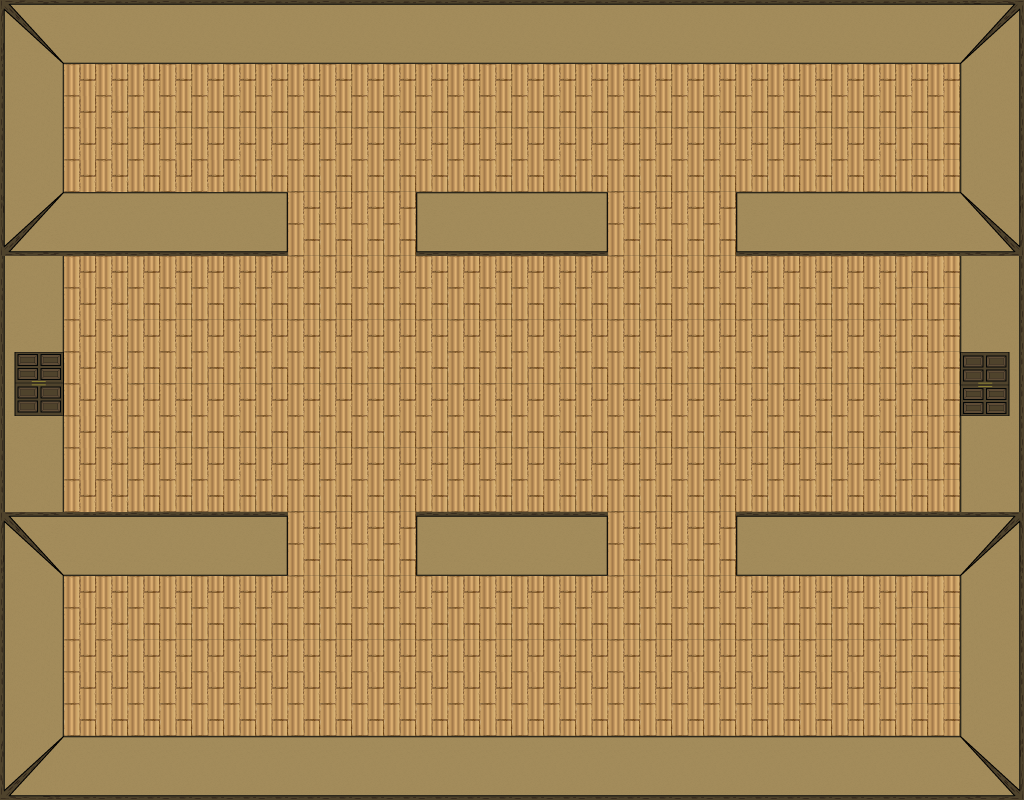

A level layout from a 2D game, rendered from its tile map. Below: a short description, then the map file with its tile-grid data intact:
An orthogonal 32x25 tile map with 32x32 px tiles, 3 tile layers (Floor, Walls, Decorations).

<map version="1.0" tiledversion="1.1.5" orientation="orthogonal" renderorder="right-down" width="32" height="25" tilewidth="32" tileheight="32" infinite="0" nextobjectid="1">
 <tileset firstgid="1" name="TotalTileset" tilewidth="32" tileheight="32" tilecount="64" columns="8">
  <image source="../pngformat/TotalTileset.png" width="256" height="256" />
 </tileset>
 <layer name="Floor" width="32" height="25" locked="1">
  <data encoding="csv">
0,0,0,0,0,0,0,0,0,0,0,0,0,0,0,0,0,0,0,0,0,0,0,0,0,0,0,0,0,0,0,0,
0,0,0,0,0,0,0,0,0,0,0,0,0,0,0,0,0,0,0,0,0,0,0,0,0,0,0,0,0,0,0,0,
0,0,19,20,19,20,20,20,20,20,20,20,20,20,20,20,20,20,20,20,20,20,20,20,20,20,20,20,20,20,0,0,
0,0,19,20,27,28,28,28,28,28,28,28,28,28,28,28,28,28,28,28,28,28,28,28,28,28,28,28,28,28,0,0,
0,0,19,20,19,20,19,20,19,20,19,20,19,20,19,20,19,20,19,20,19,20,19,20,19,20,19,20,27,28,0,0,
0,0,19,20,27,19,20,28,27,28,27,28,27,28,27,28,27,28,27,28,27,28,27,28,27,28,27,28,27,28,0,0,
0,0,19,20,19,27,28,20,19,20,19,20,19,20,19,20,19,20,19,20,19,20,19,20,19,20,19,20,27,28,0,0,
0,0,19,20,27,28,27,28,27,28,27,28,27,28,27,28,27,28,27,28,27,28,27,28,27,28,27,28,27,28,0,0,
0,0,19,20,19,20,19,20,19,20,19,20,19,20,19,20,19,20,19,20,19,20,19,20,19,20,19,20,27,28,0,0,
0,0,19,20,27,28,27,28,27,28,27,28,27,28,27,28,27,28,27,28,27,28,27,28,27,28,27,28,27,28,0,0,
0,0,19,20,19,20,19,20,19,20,19,20,19,20,19,20,19,20,19,20,19,20,19,20,19,20,19,20,27,28,0,0,
0,0,19,20,27,28,27,28,27,28,27,28,27,28,27,28,27,28,27,28,27,28,27,28,27,28,27,28,27,28,0,0,
0,0,19,20,19,20,19,20,19,20,19,20,19,20,19,20,19,20,19,20,19,20,19,20,19,20,19,20,27,28,0,0,
0,0,19,20,27,28,27,28,27,28,27,28,27,28,27,28,27,28,27,28,27,28,27,28,27,28,27,28,27,28,0,0,
0,0,19,20,19,20,19,20,19,20,19,20,19,20,19,20,19,20,19,20,19,20,19,20,19,20,19,20,27,28,0,0,
0,0,19,20,27,28,27,28,27,28,27,28,27,28,27,28,27,28,27,28,27,28,27,28,27,28,27,28,27,28,0,0,
0,0,19,20,19,20,19,20,19,20,19,20,19,20,19,20,19,20,19,20,19,20,19,20,19,20,19,20,27,28,0,0,
0,0,19,20,27,28,27,28,27,28,27,28,27,28,27,28,27,28,27,28,27,28,27,28,27,28,27,28,27,28,0,0,
0,0,19,20,19,20,19,20,19,20,19,20,19,20,19,20,19,20,19,20,19,20,19,20,19,20,19,20,27,28,0,0,
0,0,19,20,27,28,27,28,27,28,27,28,27,28,27,28,27,28,27,28,27,28,27,28,27,28,27,28,27,28,0,0,
0,0,19,20,19,20,19,20,19,20,19,20,19,20,19,20,19,20,19,20,19,20,19,20,19,20,19,20,27,28,0,0,
0,0,19,19,19,19,19,19,19,19,19,19,19,19,19,19,19,19,19,19,19,19,19,19,19,19,19,19,27,28,0,0,
0,0,27,27,27,27,27,27,27,27,27,27,27,27,27,27,27,27,27,27,27,27,27,27,27,27,27,27,27,28,0,0,
0,0,0,0,0,0,0,0,0,0,0,0,0,0,0,0,0,0,0,0,0,0,0,0,0,0,0,0,0,0,0,0,
0,0,0,0,0,0,0,0,0,0,0,0,0,0,0,0,0,0,0,0,0,0,0,0,0,0,0,0,0,0,0,0
</data>
 </layer>
 <layer name="Walls" width="32" height="25">
  <data encoding="csv">
1,2,3,3,3,3,3,3,3,3,3,3,3,3,3,3,3,3,3,3,3,3,3,3,3,3,3,3,3,3,2684354569,2684354561,
9,10,11,11,11,11,11,11,11,11,11,11,11,11,11,11,11,11,11,11,11,11,11,11,11,11,11,11,11,11,2684354570,2684354562,
1610612739,1610612747,0,0,0,0,0,0,0,0,0,0,0,0,0,0,0,0,0,0,0,0,0,0,0,0,0,0,0,0,3758096395,3758096387,
1610612739,1610612747,0,0,0,0,0,0,0,0,0,0,0,0,0,0,0,0,0,0,0,0,0,0,0,0,0,0,0,0,3758096395,3758096387,
1610612739,1610612747,0,0,0,0,0,0,0,0,0,0,0,0,0,0,0,0,0,0,0,0,0,0,0,0,0,0,0,0,3758096395,3758096387,
1610612739,1610612747,0,0,0,0,0,0,0,0,0,0,0,0,0,0,0,0,0,0,0,0,0,0,0,0,0,0,0,0,3758096395,3758096387,
1073741833,1073741834,1073741835,1073741835,1073741835,1073741835,1073741835,1073741835,1073741836,0,0,0,0,3221225484,1073741835,1073741835,1073741835,1073741835,1073741836,0,0,0,0,3221225484,1073741835,1073741835,1073741835,1073741835,1073741835,1073741835,3221225482,3221225481,
1073741825,1073741826,1073741827,1073741827,1073741827,1073741827,1073741827,1073741827,1073741828,0,0,0,0,3221225476,1073741827,1073741827,1073741827,1073741827,1073741828,0,0,0,0,3221225476,1073741827,1073741827,1073741827,1073741827,1073741827,1073741827,3221225474,3221225473,
1610612739,1610612747,0,0,0,0,0,0,0,0,0,0,0,0,0,0,0,0,0,0,0,0,0,0,0,0,0,0,0,0,3758096395,3758096387,
1610612739,1610612747,0,0,0,0,0,0,0,0,0,0,0,0,0,0,0,0,0,0,0,0,0,0,0,0,0,0,0,0,3758096395,3758096387,
17,18,0,0,0,0,0,0,0,0,0,0,0,0,0,0,0,0,0,0,0,0,0,0,0,0,0,0,0,0,3758096395,3758096387,
17,18,0,0,0,0,0,0,0,0,0,0,0,0,0,0,0,0,0,0,0,0,0,0,0,0,0,0,0,0,3758096395,3758096387,
17,18,0,0,0,0,0,0,0,0,0,0,0,0,0,0,0,0,0,0,0,0,0,0,0,0,0,0,0,0,3758096395,3758096387,
17,18,0,0,0,0,0,0,0,0,0,0,0,0,0,0,0,0,0,0,0,0,0,0,0,0,0,0,0,0,3758096395,3758096387,
1610612739,1610612747,0,0,0,0,0,0,0,0,0,0,0,0,0,0,0,0,0,0,0,0,0,0,0,0,0,0,0,0,3758096395,3758096387,
1610612739,1610612747,0,0,0,0,0,0,0,0,0,0,0,0,0,0,0,0,0,0,0,0,0,0,0,0,0,0,0,0,3758096395,3758096387,
1,2,3,3,3,3,3,3,4,0,0,0,0,2147483652,3,3,3,3,4,0,0,0,0,2147483652,3,3,3,3,3,3,2147483650,2147483649,
9,10,11,11,11,11,11,11,12,0,0,0,0,2147483660,11,11,11,11,12,0,0,0,0,2147483660,11,11,11,11,11,11,2147483658,2147483657,
1610612739,1610612747,0,0,0,0,0,0,0,0,0,0,0,0,0,0,0,0,0,0,0,0,0,0,0,0,0,0,0,0,3758096395,3758096387,
1610612739,1610612747,0,0,0,0,0,0,0,0,0,0,0,0,0,0,0,0,0,0,0,0,0,0,0,0,0,0,0,0,3758096395,3758096387,
1610612739,1610612747,0,0,0,0,0,0,0,0,0,0,0,0,0,0,0,0,0,0,0,0,0,0,0,0,0,0,0,0,3758096395,3758096387,
1610612739,1610612747,0,0,0,0,0,0,0,0,0,0,0,0,0,0,0,0,0,0,0,0,0,0,0,0,0,0,0,0,3758096395,3758096387,
1610612739,1610612747,0,0,0,0,0,0,0,0,0,0,0,0,0,0,0,0,0,0,0,0,0,0,0,0,0,0,0,0,3758096395,3758096387,
1610612738,1610612746,1073741835,1073741835,1073741835,1073741835,1073741835,1073741835,1073741835,1073741835,1073741835,1073741835,1073741835,1073741835,1073741835,1073741835,1073741835,1073741835,1073741835,1073741835,1073741835,1073741835,1073741835,1073741835,1073741835,1073741835,1073741835,1073741835,1073741835,1073741835,3221225482,3221225481,
1610612737,1610612745,1073741827,1073741827,1073741827,1073741827,1073741827,1073741827,1073741827,1073741827,1073741827,1073741827,1073741827,1073741827,1073741827,1073741827,1073741827,1073741827,1073741827,1073741827,1073741827,1073741827,1073741827,1073741827,1073741827,1073741827,1073741827,1073741827,1073741827,1073741827,3221225474,3221225473
</data>
 </layer>
 <layer name="Decorations" width="32" height="25">
  <data encoding="csv">
0,0,0,0,0,0,0,0,0,0,0,0,0,0,0,0,0,0,0,0,0,0,0,0,0,0,0,0,0,0,0,0,
0,0,0,0,0,0,0,0,0,0,0,0,0,0,0,0,0,0,0,0,0,0,0,0,0,0,0,0,0,0,0,0,
0,0,0,0,0,0,0,0,0,0,0,0,0,0,0,0,0,0,0,0,0,0,0,0,0,0,0,0,0,0,0,0,
0,0,0,0,0,0,0,0,0,0,0,0,0,0,0,0,0,0,0,0,0,0,0,0,0,0,0,0,0,0,0,0,
0,0,0,0,0,0,0,0,0,0,0,0,0,0,0,0,0,0,0,0,0,0,0,0,0,0,0,0,0,0,0,0,
0,0,0,0,0,0,0,0,0,0,0,0,0,0,0,0,0,0,0,0,0,0,0,0,0,0,0,0,0,0,0,0,
0,0,0,0,0,0,0,0,0,0,0,0,0,0,0,0,0,0,0,0,0,0,0,0,0,0,0,0,0,0,0,0,
0,0,0,0,0,0,0,0,0,0,0,0,0,0,0,0,0,0,0,0,0,0,0,0,0,0,0,0,0,0,0,0,
0,0,0,0,0,0,0,0,0,0,0,0,0,0,0,0,0,0,0,0,0,0,0,0,0,0,0,0,0,0,0,0,
0,0,0,0,0,0,0,0,0,0,0,0,0,0,0,0,0,0,0,0,0,0,0,0,0,0,0,0,0,0,0,0,
0,0,0,0,0,0,0,0,0,0,0,0,0,0,0,0,0,0,0,0,0,0,0,0,0,0,0,0,0,0,0,0,
1610612791,1610612799,0,0,0,0,0,0,0,0,0,0,0,0,0,0,0,0,0,0,0,0,0,0,0,0,0,0,0,0,2684354622,2684354614,
1610612790,1610612798,0,0,0,0,0,0,0,0,0,0,0,0,0,0,0,0,0,0,0,0,0,0,0,0,0,0,0,0,2684354623,2684354615,
0,0,0,0,0,0,0,0,0,0,0,0,0,0,0,0,0,0,0,0,0,0,0,0,0,0,0,0,0,0,0,0,
0,0,0,0,0,0,0,0,0,0,0,0,0,0,0,0,0,0,0,0,0,0,0,0,0,0,0,0,0,0,0,0,
0,0,0,0,0,0,0,0,0,0,0,0,0,0,0,0,0,0,0,0,0,0,0,0,0,0,0,0,0,0,0,0,
0,0,0,0,0,0,0,0,0,0,0,0,0,0,0,0,0,0,0,0,0,0,0,0,0,0,0,0,0,0,0,0,
0,0,0,0,0,0,0,0,0,0,0,0,0,0,0,0,0,0,0,0,0,0,0,0,0,0,0,0,0,0,0,0,
0,0,0,0,0,0,0,0,0,0,0,0,0,0,0,0,0,0,0,0,0,0,0,0,0,0,0,0,0,0,0,0,
0,0,0,0,0,0,0,0,0,0,0,0,0,0,0,0,0,0,0,0,0,0,0,0,0,0,0,0,0,0,0,0,
0,0,0,0,0,0,0,0,0,0,0,0,0,0,0,0,0,0,0,0,0,0,0,0,0,0,0,0,0,0,0,0,
0,0,0,0,0,0,0,0,0,0,0,0,0,0,0,0,0,0,0,0,0,0,0,0,0,0,0,0,0,0,0,0,
0,0,0,0,0,0,0,0,0,0,0,0,0,0,0,0,0,0,0,0,0,0,0,0,0,0,0,0,0,0,0,0,
0,0,0,0,0,0,0,0,0,0,0,0,0,0,0,0,0,0,0,0,0,0,0,0,0,0,0,0,0,0,0,0,
0,0,0,0,0,0,0,0,0,0,0,0,0,0,0,0,0,0,0,0,0,0,0,0,0,0,0,0,0,0,0,0
</data>
 </layer>
</map>
